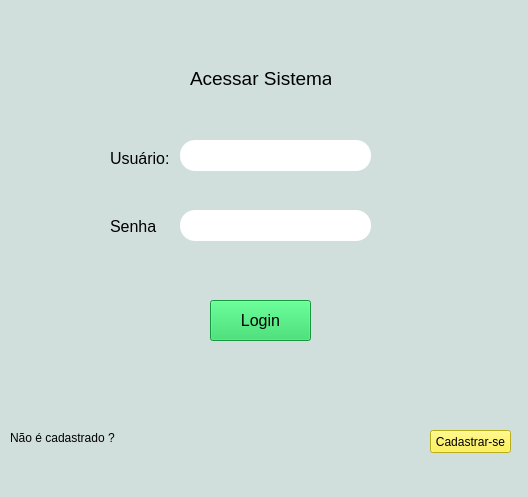
<?xml version="1.0" encoding="UTF-8"?>
<ui version="4.0">
 <class>MainWindow</class>
 <widget class="QMainWindow" name="MainWindow">
  <property name="geometry">
   <rect>
    <x>0</x>
    <y>0</y>
    <width>528</width>
    <height>497</height>
   </rect>
  </property>
  <property name="windowTitle">
   <string>MainWindow</string>
  </property>
  <property name="styleSheet">
   <string notr="true">background-color:rgb(208, 223, 220)</string>
  </property>
  <widget class="QWidget" name="centralwidget">
   <widget class="QPushButton" name="pushButton">
    <property name="geometry">
     <rect>
      <x>210</x>
      <y>300</y>
      <width>101</width>
      <height>41</height>
     </rect>
    </property>
    <property name="font">
     <font>
      <pointsize>12</pointsize>
     </font>
    </property>
    <property name="styleSheet">
     <string notr="true">background-color: rgb(30, 211, 88)</string>
    </property>
    <property name="text">
     <string>Login</string>
    </property>
   </widget>
   <widget class="QLineEdit" name="lineEdit">
    <property name="geometry">
     <rect>
      <x>180</x>
      <y>140</y>
      <width>191</width>
      <height>31</height>
     </rect>
    </property>
    <property name="styleSheet">
     <string notr="true">background-color: rgb(255, 255, 255);
border-radius: 15px;
</string>
    </property>
   </widget>
   <widget class="QLineEdit" name="lineEdit_2">
    <property name="geometry">
     <rect>
      <x>180</x>
      <y>210</y>
      <width>191</width>
      <height>31</height>
     </rect>
    </property>
    <property name="styleSheet">
     <string notr="true">background-color: rgb(255, 255, 255);
border-radius: 15px</string>
    </property>
   </widget>
   <widget class="QLabel" name="label">
    <property name="geometry">
     <rect>
      <x>110</x>
      <y>150</y>
      <width>61</width>
      <height>16</height>
     </rect>
    </property>
    <property name="font">
     <font>
      <pointsize>12</pointsize>
     </font>
    </property>
    <property name="text">
     <string>Usuário:</string>
    </property>
   </widget>
   <widget class="QLabel" name="label_2">
    <property name="geometry">
     <rect>
      <x>110</x>
      <y>220</y>
      <width>47</width>
      <height>13</height>
     </rect>
    </property>
    <property name="font">
     <font>
      <pointsize>12</pointsize>
     </font>
    </property>
    <property name="text">
     <string>Senha:</string>
    </property>
   </widget>
   <widget class="QLabel" name="label_3">
    <property name="geometry">
     <rect>
      <x>10</x>
      <y>430</y>
      <width>111</width>
      <height>16</height>
     </rect>
    </property>
    <property name="styleSheet">
     <string notr="true">color: rgb(0, 0, 0)</string>
    </property>
    <property name="text">
     <string>Não é cadastrado ?</string>
    </property>
   </widget>
   <widget class="QPushButton" name="pushButton_2">
    <property name="geometry">
     <rect>
      <x>430</x>
      <y>430</y>
      <width>81</width>
      <height>23</height>
     </rect>
    </property>
    <property name="styleSheet">
     <string notr="true">background-color: rgb(255, 241, 42)</string>
    </property>
    <property name="text">
     <string>Cadastrar-se</string>
    </property>
   </widget>
   <widget class="QLabel" name="label_4">
    <property name="geometry">
     <rect>
      <x>170</x>
      <y>260</y>
      <width>181</width>
      <height>20</height>
     </rect>
    </property>
    <property name="styleSheet">
     <string notr="true">color: rgb(255, 0, 0);</string>
    </property>
    <property name="text">
     <string/>
    </property>
   </widget>
   <widget class="QLabel" name="label_5">
    <property name="geometry">
     <rect>
      <x>190</x>
      <y>70</y>
      <width>141</width>
      <height>16</height>
     </rect>
    </property>
    <property name="font">
     <font>
      <pointsize>14</pointsize>
     </font>
    </property>
    <property name="text">
     <string>Acessar Sistema</string>
    </property>
   </widget>
  </widget>
  <widget class="QMenuBar" name="menubar">
   <property name="geometry">
    <rect>
     <x>0</x>
     <y>0</y>
     <width>528</width>
     <height>21</height>
    </rect>
   </property>
  </widget>
  <widget class="QStatusBar" name="statusbar"/>
 </widget>
 <resources/>
 <connections/>
</ui>
